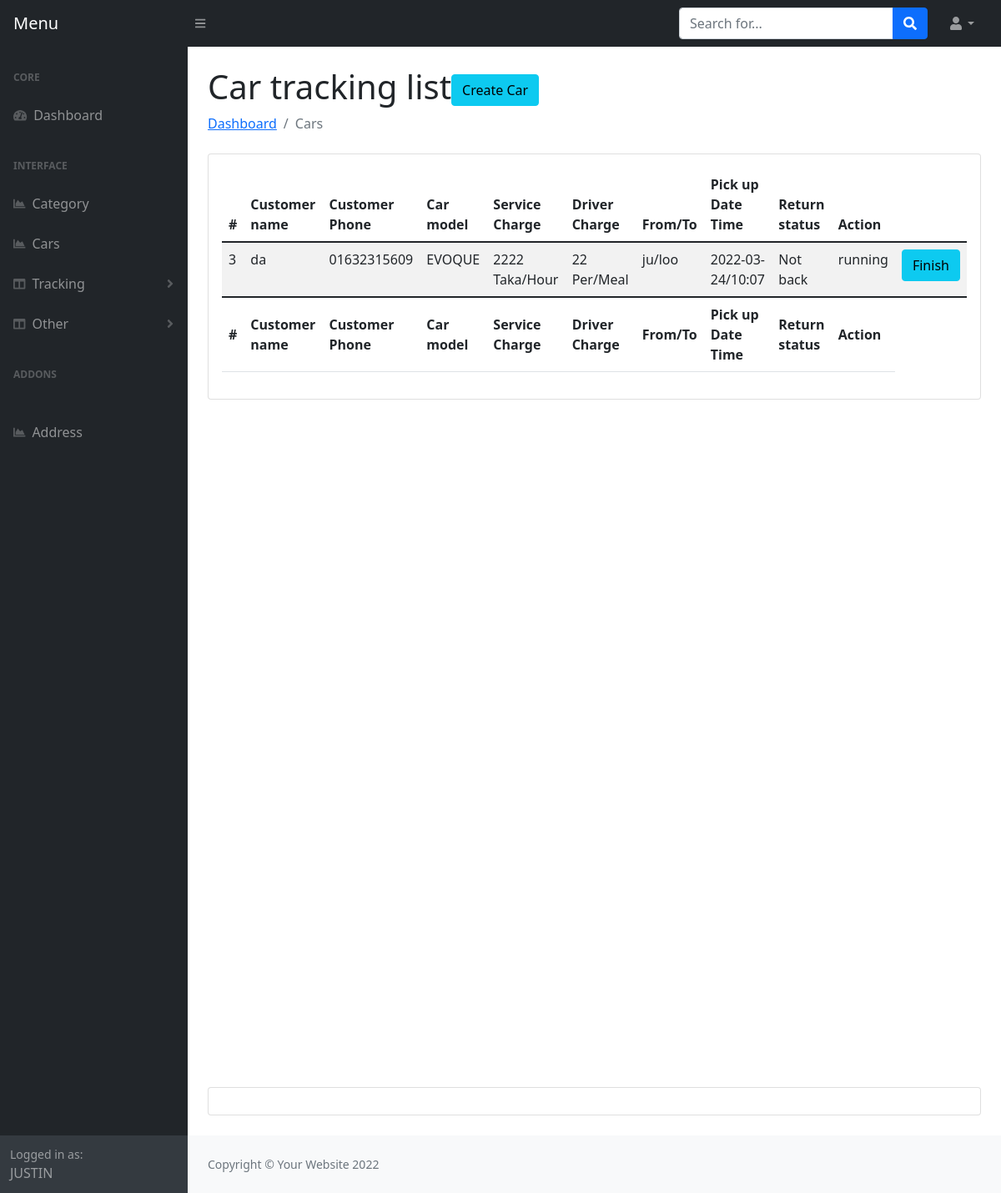
/admin/car-tracking.php (signed in), run on the app's committed database.
### tables this page shows
CREATE TABLE `orders` (
  `Oid` int(11) NOT NULL,
  `car_id` int(11) NOT NULL,
  `user_id` int(11) NOT NULL,
  `pickup_location` text NOT NULL,
  `dropup_location` text NOT NULL,
  `date` varchar(191) NOT NULL,
  `time` varchar(191) NOT NULL,
  `trip_loop` tinyint(4) NOT NULL,
  `status` tinyint(4) NOT NULL,
  `created_at` timestamp NOT NULL DEFAULT current_timestamp()
);

CREATE TABLE `users` (
  `id` int(11) NOT NULL,
  `name` varchar(155) NOT NULL,
  `email` varchar(155) NOT NULL,
  `phone` varchar(100) NOT NULL,
  `address` text NOT NULL,
  `password` varchar(150) NOT NULL,
  `national_id` int(11) NOT NULL,
  `image` varchar(155) NOT NULL,
  `otp` int(11) DEFAULT NULL,
  `auth_check` int(11) NOT NULL DEFAULT 0,
  `flag` tinyint(4) NOT NULL,
  `created_at` timestamp NOT NULL DEFAULT current_timestamp()
);

CREATE TABLE `cars` (
  `id` int(11) NOT NULL,
  `cat_id` int(11) NOT NULL,
  `name` varchar(200) NOT NULL,
  `model` varchar(200) NOT NULL,
  `mileage` varchar(200) NOT NULL,
  `seats` int(11) NOT NULL,
  `fuel` varchar(200) NOT NULL,
  `service_charge` varchar(200) NOT NULL,
  `driver_food_charge` varchar(200) NOT NULL,
  `description` text NOT NULL,
  `image` varchar(155) NOT NULL,
  `transmission` varchar(155) NOT NULL DEFAULT 'Manual',
  `airconditions` tinytext NOT NULL,
  `child_seat` tinytext NOT NULL,
  `gps` tinyint(4) NOT NULL,
  `luggage` tinytext NOT NULL,
  `music` tinytext NOT NULL,
  `seat_belt` tinyint(4) NOT NULL,
  `sleeping_bed` tinyint(4) NOT NULL,
  `water` tinyint(4) NOT NULL,
  `bluetooth` tinyint(4) NOT NULL,
  `onboard_computer` tinyint(4) NOT NULL,
  `audio_input` tinyint(4) NOT NULL,
  `long_term_trips` tinyint(4) NOT NULL,
  `car_kit` tinyint(4) NOT NULL,
  `remote_central_locking` tinyint(4) NOT NULL,
  `climate_control` tinyint(4) NOT NULL,
  `flag` tinyint(4) NOT NULL,
  `created_at` timestamp NOT NULL DEFAULT current_timestamp()
);

### admin/car-tracking.php (the view, shortened to what this page needs)
<?php include 'header.php'; ?>
<main>
    <div class="container-fluid px-4">
        <h1 class="mt-4">Car tracking list<a class="btn btn-info" href="createcar.php">Create Car</a></h1>
        <ol class="breadcrumb mb-4">
            <li class="breadcrumb-item"><a href="index.php">Dashboard</a></li>
            <li class="breadcrumb-item active">Cars</li>
        </ol>
        <div class="card mb-4">
            <div class="card-body">
                <table class="table table-striped" id="datatablesSimple">
                    <thead>
                        <tr>
                            <th>#</th>
                            <th>Customer name</th>
                            <th>Customer Phone</th>
                            <th>Car model</th>
                            <th>Service Charge</th>
                            <th>Driver Charge</th>
                            <th>From/To</th>
                            <th>Pick up Date Time</th>
                            <th>Return status</th>
                            <th>Action</th>
                        </tr>
                    </thead>
                    <tfoot>
                        <tr>
                            <th>#</th>
                            <th>Customer name</th>
                            <th>Customer Phone</th>
                            <th>Car model</th>
                            <th>Service Charge</th>
                            <th>Driver Charge</th>
                            <th>From/To</th>
                            <th>Pick up Date Time</th>
                            <th>Return status</th>
                            <th>Action</th>
                        </tr>
                    </tfoot>
                    <tbody>
                        <?php
                        $query = "SELECT * FROM orders LEFT JOIN cars ON cars.id = orders.car_id LEFT JOIN users ON users.id = orders.user_id where orders.status=1 Order By orders.Oid asc";
                        $result = $con->query($query);
                        if ($result->num_rows > 0) {
                            foreach ($result as $key => $value) {
                        ?>
                                <tr>
                                    <td><?php echo $value['id']; ?></td>
                                    <td><?php echo $value['name']; ?></td>
                                    <td><?php echo $value['phone']; ?></td>
                                    <td><?php echo $value['model']; ?></td>
                                    <td><?php echo $value['service_charge']; ?> Taka/Hour</td>
                                    <td><?php echo $value['driver_food_charge']; ?> Per/Meal</td>
                                    <td><?php echo $value['pickup_location']; ?>/<?php echo $value['dropup_location']; ?></td>
                                    <td><?php echo $value['date']; ?>/<?php echo $value['time']; ?></td>
                                    <td>
                                        <?php
                                        if ($value['trip_loop'] == 0) {
                                            echo "Not back";
                                        } elseif ($value['trip_loop'] == 1) {
                                            echo "Return Home";
                                        } else {
                                            echo "something went wrong";
                                        }
                                        ?>
                                    </td>
                                    <td>
                                        <?php
                                        if ($value['status'] == 0) {
                                            echo "Pending";
                                        } elseif ($value['status'] == 1) {
                                            echo "running";
                                        } else {
                                            echo "Nice trip";
                                        }
                                        ?>
                                    </td>
                                    <td>
                                        <a href="?confirmid=<?php echo $value['Oid']; ?>" class="btn btn-info">Finish</a>
                                    </td>
                                </tr>
                        <?php }
                        } ?>
                    </tbody>
                </table>
            </div>
        </div>
        <div style="height: 100vh"></div>
        <div class="card mb-4">
            <div class="card-body"></div>
        </div>
    </div>
</main>
<?php include 'footer.php'; ?>

### data on the page
orders: user "3", user.name "da", user.phone "01632315609", car.model "EVOQUE", car.service_charge "2222", car.driver_food_charge "22", pickup_location "ju", dropup_location "loo", date "2022-03-24", time "10:07", trip_loop "Not back", status "running"

### other printed values
$_SESSION['name'] "JUSTIN"
